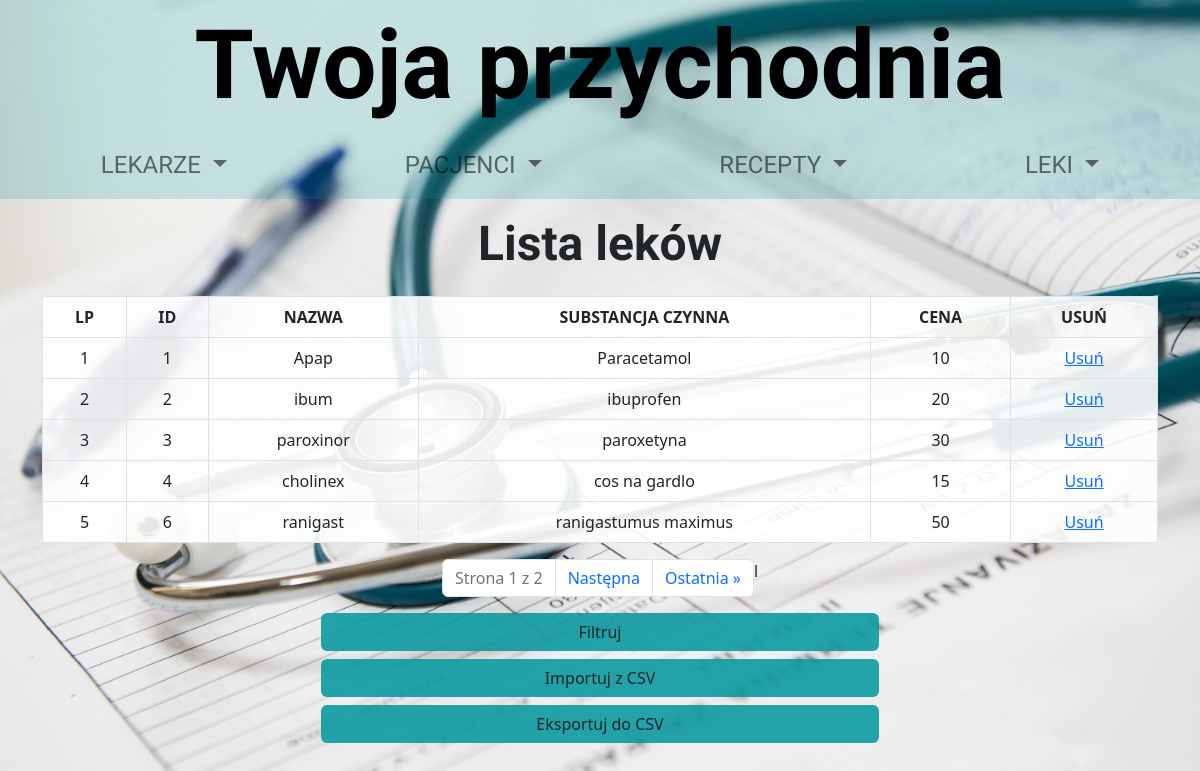
Page /wyswietl_lek/ on the committed database.
### przychodnia_app/models.py (models this page shows, shortened)
class Lek(models.Model):
    nazwa = models.CharField(max_length=100)
    substancja_czynna = models.CharField(max_length=100)
    cena = models.IntegerField()

### przychodnia_app/views.py (the view)
# urls.py: path('wyswietl_lek/', views.wyswietl_lek, name='wyswietl_lek'),
def wyswietl_lek(request):
    filter_by = request.GET.get('filterBy') or ''
    phrase = request.GET.get('phrase') or ''
    if filter_by and phrase:
        query_args = {
            '{0}__{1}'.format(filter_by, 'exact' if phrase.isnumeric() else 'icontains'): phrase
        }
        leki = Lek.objects.filter(**query_args)
    else:
        leki = Lek.objects.all()
    p = Paginator(leki, 5)
    page = request.GET.get('page')
    leki_na_stronie = p.get_page(page)
    return render(request, 'wyswietl_lek.html', {
        'leki': leki,
        'leki_na_stronie': leki_na_stronie,
        'filter_by': filter_by,
        'phrase': phrase,
    })

### przychodnia_app/templates/wyswietl_lek.html (shortened to what this page needs)
{% extends "szablon.html" %}
{% block zawartosc %}
<div class="container">
    <h1 class="header-logotype2 text-center p-3">Lista leków</h1>
        <table class="table table-bordered justyna-table text-center">
            <tr>
                <th>LP</th>
                <th>ID</th>
                <th>NAZWA</th>
                <th>SUBSTANCJA CZYNNA</th>
                <th>CENA</th>
                <th>USUŃ</th>
            </tr>
            {% for lek in leki_na_stronie %}
                <tr>
                    <td>{{ forloop.counter }}</td>
                    <td>{{ lek.id }}</td>
                    <td>{{ lek.nazwa }}</td>
                    <td>{{ lek.substancja_czynna }}</td>
                    <td>{{ lek.cena }}</td>
                    <td><a href="usun/{{ lek.id }}">Usuń</a></td>
                </tr>
            {% endfor %}
        </table>
        <nav aria-label="Page navigation example">
          <ul class="pagination justify-content-center">
                <li class="page-item disabled"><a class="page-link" href="#">Strona {{ leki_na_stronie.number }} z {{ leki_na_stronie.paginator.num_pages }}</a></li>
            {% if leki_na_stronie.has_next %}
                <li class="page-item"><a class="page-link" href="?page={{ leki_na_stronie.next_page_number }}{% if filter_by and phrase %}&filterBy={{ filter_by }}&phrase={{ phrase }}{% endif %}">Następna</a></li>
                <li class="page-item"><a class="page-link" href="?page={{ leki_na_stronie.paginator.num_pages }}{% if filter_by and phrase %}&filterBy={{ filter_by }}&phrase={{ phrase }}{% endif %}">Ostatnia &raquo</a></li>l
            {% endif %}
          </ul>
        </nav>
        <div class="d-grid gap-2 col-6 mx-auto">
            <a href="{% url 'filtruj_lek' %}"  class="btn justyna-button-color-second">Filtruj</a>
            <a href="{% url 'zalacz_plik' %}"  class="btn justyna-button-color-second">Importuj z CSV</a>
            <a href="{% url 'export_leki' %}"  class="btn justyna-button-color-second">Eksportuj do CSV</a>
        </div>
</div>
{% endblock %}

### przychodnia_app/static/main.css (style rules this page uses)
:root { --bg-justynka-zielonki: rgba(14, 153, 161, 0.2) }
html { height: 100%; }
.bg-justyna-custom { background: url("img/bg.jpg") center center/cover no-repeat fixed; }
.header-logotype2 { font-family: 'Amatic SC', cursive; font-family: 'Oswald', sans-serif; font-weight: 700; font-size: 3rem; }
.justyna-table { background: rgba(255,255,255,0.9); }
.justyna-button-color-second { background: rgba(14, 153, 161, 0.9); }

### rows in the picture
Lek: id "1", nazwa "Apap", substancja_czynna "Paracetamol", cena "10"
Lek: id "2", nazwa "ibum", substancja_czynna "ibuprofen", cena "20"
Lek: id "3", nazwa "paroxinor", substancja_czynna "paroxetyna", cena "30"
Lek: id "4", nazwa "cholinex", substancja_czynna "cos na gardlo", cena "15"
Lek: id "6", nazwa "ranigast", substancja_czynna "ranigastumus maximus", cena "50"

### other values in the picture
{{ leki_na_stronie.number }} "1"
{{ leki_na_stronie.paginator.num_pages }} "2"
